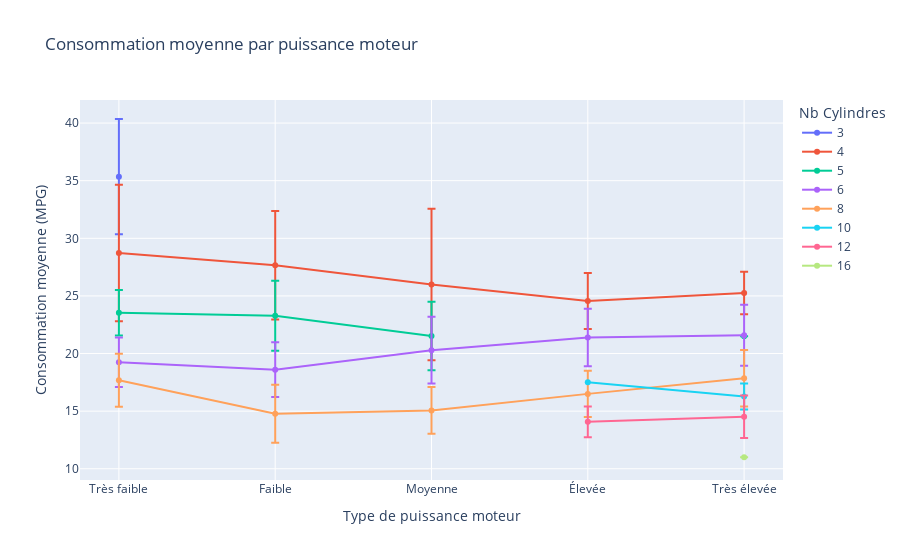

Notebook code cell kept with this figure:
### Markdown cell above
#### Répartition des styles de véhicule selon le type de transmission

Le second graphique, un diagramme sunburst, permet de visualiser la répartition des **styles de véhicule** en fonction du **type de transmission** :

- Les **transmissions automatiques** concernent principalement des véhicules de type **SUV** et **berlines (Sedan)**, c’est-à-dire des modèles généralement plus spacieux, orientés vers le confort et souvent utilisés dans des contextes urbains ou familiaux.
- Les **transmissions manuelles** sont davantage associées à des **coupés**, **hatchbacks**, ou encore des **pickups**. Ces styles sont souvent liés à des usages plus économiques, sportifs ou professionnels.
- Les transmissions automatisées et directes (DIRECT_DRIVE) sont très minoritaires, ce qui les rend peu représentatives pour l’analyse.

#### Corrélation entre les deux graphiques

Les deux visualisations convergent vers une **relation structurelle entre le prix, le type de transmission et le style du véhicule** :

| Type de transmission | Styles dominants               | Gamme de prix associée  |
|----------------------|--------------------------------|-------------------------|
| Automatique          | SUV, Sedan                     | Moyenne à élevée        |
| Manuelle             | Coupé, Hatchback, Pickup       | Basse à moyenne         |
| Semi-automatique     | Divers véhicules haut de gamme | Élevée                  |

Cette corrélation permet de tirer des conclusions utiles à la fois en matière de compréhension du marché et dans une logique de conseil à l’achat.

#### En tant que vendeur:

Dans une optique de vente ou de recommandation:

- Pour un **client recherchant le confort ou un usage familial**, les véhicules **automatiques de type SUV ou berline** seront les plus adaptés.
- Pour un **client au budget restreint**, un **véhicule manuel** de type **compact** ou **coupé** sera plus accessible.
- Pour un **profil professionnel ou rural**, le **pickup manuel** reste un bon compromis entre robustesse et maîtrise du budget.

On peut **établir un profil type des acheteurs selon leur budget, leur usage et leurs attentes en matière de confort ou performance.**

### Code cell
# Suppression des lignes avec valeurs manquantes
df_clean = df.dropna(subset=['hp', 'highway_mpg', 'city_mpg', 'cylinders']).copy()

# Calcul de la consommation moyenne
df_clean['Average MPG'] = (df_clean['highway_mpg'] + df_clean['city_mpg']) / 2

# Filtrage : suppression des moteurs à 0 cylindre (valeurs aberrantes)
df_clean = df_clean[df_clean['cylinders'] > 0]

# Tranches de puissance moteur
df_clean['HP Range'] = pd.qcut(df_clean['hp'], q=5, labels=[
    'Très faible', 'Faible', 'Moyenne', 'Élevée', 'Très élevée'])

# Conversion des cylindres à entier
df_clean['cylinders'] = df_clean['cylinders'].round().astype('Int64')

# Agrégation
df_filtered = df_clean.groupby(['HP Range', 'cylinders']).agg(
    avg_mpg=('Average MPG', 'mean'),
    std_mpg=('Average MPG', 'std')
).reset_index()

# Graphique interactif
fig = px.line(
    df_filtered,
    x='HP Range',
    y='avg_mpg',
    error_y='std_mpg',
    color='cylinders',
    markers=True,
    title="Consommation moyenne par puissance moteur",
    labels={
        "HP Range": "Type de puissance moteur",
        "avg_mpg": "Consommation moyenne (MPG)",
        "cylinders": "Nombre de cylindres"
    }
)

fig.update_layout(
    legend_title_text='Nb Cylindres',
    yaxis_title="Consommation moyenne (MPG)",
    xaxis_title="Type de puissance moteur"
)

fig.show()

### Figure 1 — Plotly figure (JSON) as saved in the notebook; plotly's stock layout.template omitted (floating-point values rounded to 4 significant figures)
{"data": [{"error_y": {"array": [5.002, NaN, NaN, NaN, NaN]}, "hovertemplate": "Nombre de cylindres=3<br>Type de puissance moteur=%{x}<br>Consommation moyenne (MPG)=%{y}<extra></extra>", "legendgroup": "3", "line": {"color": "#636efa", "dash": "solid"}, "marker": {"symbol": "circle"}, "mode": "lines+markers", "name": "3", "orientation": "v", "showlegend": true, "type": "scatter", "x": ["Très faible", "Faible", "Moyenne", "Élevée", "Très élevée"], "xaxis": "x", "y": [35.35, NaN, NaN, NaN, NaN], "yaxis": "y"}, {"error_y": {"array": [5.921, 4.707, 6.581, 2.429, 1.852]}, "hovertemplate": "Nombre de cylindres=4<br>Type de puissance moteur=%{x}<br>Consommation moyenne (MPG)=%{y}<extra></extra>", "legendgroup": "4", "line": {"color": "#EF553B", "dash": "solid"}, "marker": {"symbol": "circle"}, "mode": "lines+markers", "name": "4", "orientation": "v", "showlegend": true, "type": "scatter", "x": ["Très faible", "Faible", "Moyenne", "Élevée", "Très élevée"], "xaxis": "x", "y": [28.72, 27.66, 25.99, 24.56, 25.25], "yaxis": "y"}, {"error_y": {"array": [1.981, 3.043, 2.972, NaN, 0.0]}, "hovertemplate": "Nombre de cylindres=5<br>Type de puissance moteur=%{x}<br>Consommation moyenne (MPG)=%{y}<extra></extra>", "legendgroup": "5", "line": {"color": "#00cc96", "dash": "solid"}, "marker": {"symbol": "circle"}, "mode": "lines+markers", "name": "5", "orientation": "v", "showlegend": true, "type": "scatter", "x": ["Très faible", "Faible", "Moyenne", "Élevée", "Très élevée"], "xaxis": "x", "y": [23.54, 23.28, 21.53, NaN, 21.5], "yaxis": "y"}, {"error_y": {"array": [2.145, 2.377, 2.898, 2.501, 2.639]}, "hovertemplate": "Nombre de cylindres=6<br>Type de puissance moteur=%{x}<br>Consommation moyenne (MPG)=%{y}<extra></extra>", "legendgroup": "6", "line": {"color": "#ab63fa", "dash": "solid"}, "marker": {"symbol": "circle"}, "mode": "lines+markers", "name": "6", "orientation": "v", "showlegend": true, "type": "scatter", "x": ["Très faible", "Faible", "Moyenne", "Élevée", "Très élevée"], "xaxis": "x", "y": [19.24, 18.6, 20.29, 21.39, 21.59], "yaxis": "y"}, {"error_y": {"array": [2.298, 2.521, 2.03, 2.002, 2.458]}, "hovertemplate": "Nombre de cylindres=8<br>Type de puissance moteur=%{x}<br>Consommation moyenne (MPG)=%{y}<extra></extra>", "legendgroup": "8", "line": {"color": "#FFA15A", "dash": "solid"}, "marker": {"symbol": "circle"}, "mode": "lines+markers", "name": "8", "orientation": "v", "showlegend": true, "type": "scatter", "x": ["Très faible", "Faible", "Moyenne", "Élevée", "Très élevée"], "xaxis": "x", "y": [17.69, 14.77, 15.06, 16.5, 17.86], "yaxis": "y"}, {"error_y": {"array": [NaN, NaN, NaN, NaN, 1.127]}, "hovertemplate": "Nombre de cylindres=10<br>Type de puissance moteur=%{x}<br>Consommation moyenne (MPG)=%{y}<extra></extra>", "legendgroup": "10", "line": {"color": "#19d3f3", "dash": "solid"}, "marker": {"symbol": "circle"}, "mode": "lines+markers", "name": "10", "orientation": "v", "showlegend": true, "type": "scatter", "x": ["Très faible", "Faible", "Moyenne", "Élevée", "Très élevée"], "xaxis": "x", "y": [NaN, NaN, NaN, 17.5, 16.27], "yaxis": "y"}, {"error_y": {"array": [NaN, NaN, NaN, 1.336, 1.846]}, "hovertemplate": "Nombre de cylindres=12<br>Type de puissance moteur=%{x}<br>Consommation moyenne (MPG)=%{y}<extra></extra>", "legendgroup": "12", "line": {"color": "#FF6692", "dash": "solid"}, "marker": {"symbol": "circle"}, "mode": "lines+markers", "name": "12", "orientation": "v", "showlegend": true, "type": "scatter", "x": ["Très faible", "Faible", "Moyenne", "Élevée", "Très élevée"], "xaxis": "x", "y": [NaN, NaN, NaN, 14.07, 14.51], "yaxis": "y"}, {"error_y": {"array": [NaN, NaN, NaN, NaN, 0.0]}, "hovertemplate": "Nombre de cylindres=16<br>Type de puissance moteur=%{x}<br>Consommation moyenne (MPG)=%{y}<extra></extra>", "legendgroup": "16", "line": {"color": "#B6E880", "dash": "solid"}, "marker": {"symbol": "circle"}, "mode": "lines+markers", "name": "16", "orientation": "v", "showlegend": true, "type": "scatter", "x": ["Très faible", "Faible", "Moyenne", "Élevée", "Très élevée"], "xaxis": "x", "y": [NaN, NaN, NaN, NaN, 11.0], "yaxis": "y"}], "layout": {"legend": {"title": {"text": "Nb Cylindres"}, "tracegroupgap": 0}, "title": {"text": "Consommation moyenne par puissance moteur"}, "xaxis": {"anchor": "y", "domain": [0, 1], "title": {"text": "Type de puissance moteur"}}, "yaxis": {"anchor": "x", "domain": [0, 1], "title": {"text": "Consommation moyenne (MPG)"}}}}
